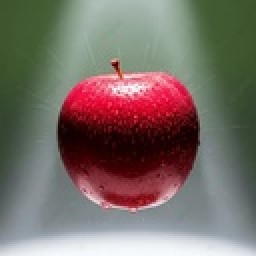
#> input picture Minggu II/Tugas Model Warna/apple_bright.jpg, 128 x 128 px, shrunk from 640 x 640 before the run (shown 2 times larger)
$ python Tugas_Model_Warna.py
#> lines starting #> are read from the running program, lines starting #| are printed output that depends on the picture; after the words box and inside, x2 and y2 are one past the last pixel; in counts of white or black regions, pixels touching at a corner belong together
import cv2
import numpy as np
import matplotlib.pyplot as plt
import time
from sklearn.cluster import KMeans

# ======================================================
# FUNGSI KUANTISASI
# ======================================================

def uniform_quantization(image, levels=16):
    step = 256 // levels
    return (image // step) * step

def non_uniform_quantization(image, clusters=16):
    if len(image.shape) == 2:  # grayscale
        data = image.reshape(-1,1)
    else:
        data = image.reshape((-1, image.shape[-1]))

    kmeans = KMeans(n_clusters=clusters, random_state=0, n_init=10)
    kmeans.fit(data)

    new_pixels = kmeans.cluster_centers_[kmeans.labels_]
    quantized = new_pixels.reshape(image.shape)

    return quantized.astype(np.uint8)

# ======================================================
# DAFTAR GAMBAR
# ======================================================

image_paths = ["apple_bright.jpg", "apple_normal.jpg", "apple_low.jpg"]

# ======================================================
# PROSES SETIAP GAMBAR
# ======================================================

for path in image_paths:

    print("\n====================================")
    print("Processing:", path)
    print("====================================")

    # Load image
    img = cv2.imread(path)
#> img is the input picture: shape (128, 128, 3); mean B, G, R 104, 110.5, 121.5
    img_rgb = cv2.cvtColor(img, cv2.COLOR_BGR2RGB)
    img_gray = cv2.cvtColor(img, cv2.COLOR_BGR2GRAY)
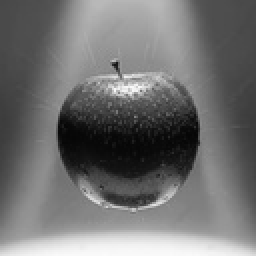
#> img_gray: shape (128, 128) (shown 2 times larger); min 6, max 251, mean 113
    img_hsv = cv2.cvtColor(img, cv2.COLOR_BGR2HSV)
#> img_hsv: shape (128, 128, 3); mean H, S, V 89.6, 83.3, 133.6
    img_lab = cv2.cvtColor(img, cv2.COLOR_BGR2LAB)
#> img_lab: shape (128, 128, 3); mean of channels 0, 1, 2 122.7, 130.8, 135.6

    # ======================================================
    # TAMPILKAN ORIGINAL & MODEL WARNA
    # ======================================================

    plt.figure(figsize=(12,8))

    plt.subplot(2,2,1)
    plt.title("Original RGB")
    plt.imshow(img_rgb)
    plt.axis("off")

    plt.subplot(2,2,2)
    plt.title("Grayscale")
    plt.imshow(img_gray, cmap='gray')
    plt.axis("off")

    plt.subplot(2,2,3)
    plt.title("HSV")
    plt.imshow(img_hsv)
    plt.axis("off")

    plt.subplot(2,2,4)
    plt.title("LAB")
    plt.imshow(img_lab)
    plt.axis("off")

    plt.show()
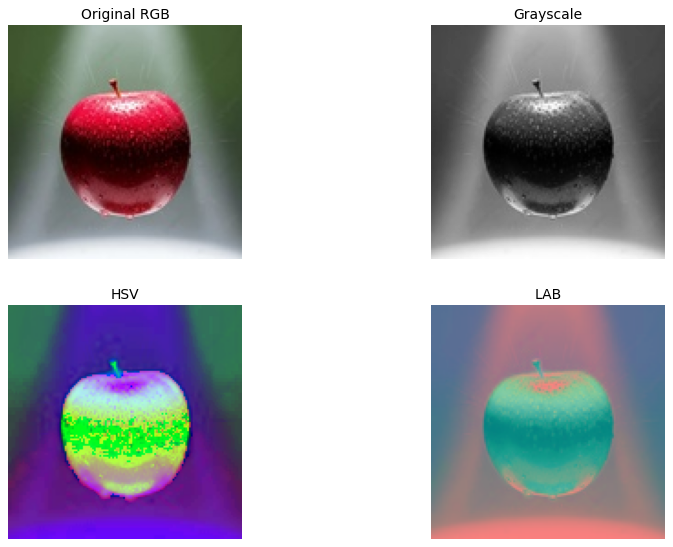
#> figure drawn by matplotlib, 4 panels

    # ======================================================
    # KUANTISASI UNIFORM
    # ======================================================

    start = time.time()
    gray_uniform = uniform_quantization(img_gray, 16)
    hsv_uniform = uniform_quantization(img_hsv, 16)
#> call 2 of uniform_quantization, with levels = 16
#> in uniform_quantization (call 2), `return (image // step) * step`:
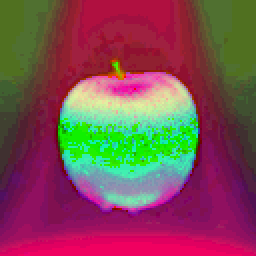
#> returned value: shape (128, 128, 3) (shown 2 times larger); mean of channels 0, 1, 2 82.6, 75.9, 126.1; drawn as B, G, R
    rgb_uniform = uniform_quantization(img_rgb, 16)
#> call 3 of uniform_quantization, with levels = 16
#> in uniform_quantization (call 3), `return (image // step) * step`:
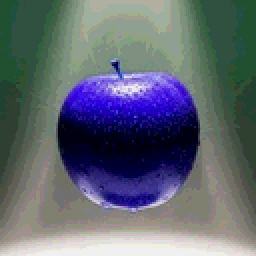
#> returned value: shape (128, 128, 3) (shown 2 times larger); mean of channels 0, 1, 2 114, 103.5, 96.8; drawn as B, G, R
    uniform_time = time.time() - start

    # ======================================================
    # KUANTISASI NON-UNIFORM (KMEANS)
    # ======================================================

    start = time.time()
    gray_kmeans = non_uniform_quantization(img_gray, 16)
#> in non_uniform_quantization, `data = image.reshape(-1,1)`: data = 16384 values, max 251 at index 16308, min 6 at index 7968, mean 113
    hsv_kmeans = non_uniform_quantization(img_hsv, 16)
#> hsv_kmeans: shape (128, 128, 3); mean H, S, V 89.2, 82.9, 133.1
    rgb_kmeans = non_uniform_quantization(img_rgb, 16)
    kmeans_time = time.time() - start

    # ======================================================
    # PERBANDINGAN RGB
    # ======================================================

    plt.figure(figsize=(12,4))

    plt.subplot(1,3,1)
    plt.title("Original RGB")
    plt.imshow(img_rgb)
    plt.axis("off")

    plt.subplot(1,3,2)
    plt.title("Uniform 16")
    plt.imshow(rgb_uniform)
    plt.axis("off")

    plt.subplot(1,3,3)
    plt.title("KMeans 16")
    plt.imshow(rgb_kmeans)
    plt.axis("off")

    plt.show()

    # ======================================================
    # HISTOGRAM GRAYSCALE
    # ======================================================

    plt.figure(figsize=(15,4))

    plt.subplot(1,3,1)
    plt.title("Gray Original Histogram")
    plt.hist(img_gray.ravel(), bins=256)

    plt.subplot(1,3,2)
    plt.title("Gray Uniform Histogram")
    plt.hist(gray_uniform.ravel(), bins=16)

    plt.subplot(1,3,3)
    plt.title("Gray KMeans Histogram")
    plt.hist(gray_kmeans.ravel(), bins=16)

    plt.show()
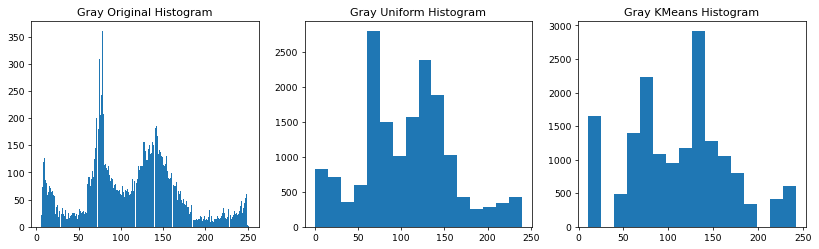
#> figure drawn by matplotlib, 3 panels; panel 1: tallest bar 360 high, from x = 77.78 to 78.73; panel 2: tallest bar 2796 high, from x = 60 to 75; panel 3: tallest bar 2916 high, from x = 126.5 to 140.9

    # ======================================================
    # SEGMENTASI WARNA MERAH (HSV)
    # ======================================================

    lower = np.array([0, 50, 50])
    upper = np.array([10, 255, 255])

    mask_original = cv2.inRange(img_hsv, lower, upper)
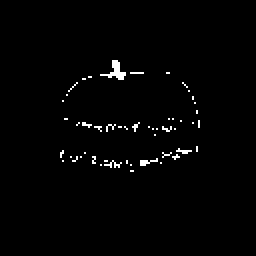
#> mask_original: shape (128, 128) (shown 2 times larger); 1.4% white in thin lines or dots, all inside (x1, y1, x2, y2) = (30, 30, 100, 86)
    mask_uniform = cv2.inRange(hsv_uniform, lower, upper)
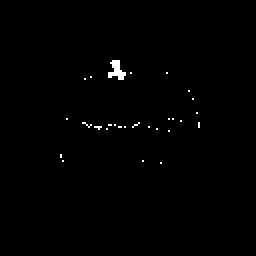
#> mask_uniform: shape (128, 128) (shown 2 times larger); 0.57% white in thin lines or dots, all inside (x1, y1, x2, y2) = (30, 30, 100, 82)
    mask_kmeans = cv2.inRange(hsv_kmeans, lower, upper)
#> mask_kmeans: shape (128, 128); every value is 0

    plt.figure(figsize=(12,4))

    plt.subplot(1,3,1)
    plt.title("Mask Original")
    plt.imshow(mask_original, cmap='gray')
    plt.axis("off")

    plt.subplot(1,3,2)
    plt.title("Mask Uniform")
    plt.imshow(mask_uniform, cmap='gray')
    plt.axis("off")

    plt.subplot(1,3,3)
    plt.title("Mask KMeans")
    plt.imshow(mask_kmeans, cmap='gray')
    plt.axis("off")

    plt.show()

    # ======================================================
    # HITUNG PIXEL TERDETEKSI
    # ======================================================

    original_pixels = np.sum(mask_original > 0)
#> original_pixels = 225
    uniform_pixels = np.sum(mask_uniform > 0)
#> uniform_pixels = 93
    kmeans_pixels = np.sum(mask_kmeans > 0)
#> kmeans_pixels = 0

    print("\nDetected Pixels:")
    print("Original :", original_pixels)
#| Original : 225
    print("Uniform  :", uniform_pixels)
#| Uniform  : 93
    print("KMeans   :", kmeans_pixels)
#| KMeans   : 0

    # ======================================================
    # TAMPILKAN MATRIKS & VEKTOR SEDERHANA
    # ======================================================

    print("\n=== Sample Matrix (5x5) Grayscale Original ===")
    print(img_gray[:5, :5])
#| [[72 72 72 73 73]
#|  [72 72 72 73 73]
#|  [72 72 73 73 74]
#|  [73 73 73 73 74]
#|  [73 73 73 74 74]]

    print("\n=== Sample Matrix (5x5) Grayscale Uniform ===")
    print(gray_uniform[:5, :5])
#| [[64 64 64 64 64]
#|  [64 64 64 64 64]
#|  [64 64 64 64 64]
#|  [64 64 64 64 64]
#|  [64 64 64 64 64]]

    print("\n=== Sample Matrix (5x5) Grayscale KMeans ===")
    print(gray_kmeans[:5, :5])
#| [[66 66 66 77 77]
#|  [66 66 66 77 77]
#|  [66 66 77 77 77]
#|  [77 77 77 77 77]
#|  [77 77 77 77 77]]

    # Vektor histogram sederhana (16 level)
    hist_original, _ = np.histogram(img_gray, bins=16)
#> hist_original = [1210, 438, 334, 869, 2805, 1256, 1010, 1604, 2232, 1879, 981, 441, 256, 239, 320, 510]
    hist_uniform, _ = np.histogram(gray_uniform, bins=16)
#> hist_uniform = [821, 715, 353, 600, 2796, 1494, 1017, 1575, 2387, 1879, 1023, 430, 253, 282, 338, 421]
    hist_kmeans, _ = np.histogram(gray_kmeans, bins=16)
#> hist_kmeans = [1648, 0, 486, 1398, 2232, 1082, 950, 1180, 2916, 1280, 1052, 796, 342, 0, 420, 602]

    print("\n=== Histogram Vector (16 bins) ===")
    print("Original :", hist_original)
#| Original : [1210  438  334  869 2805 1256 1010 1604 2232 1879  981  441  256  239
#|   320  510]
    print("Uniform  :", hist_uniform)
#| Uniform  : [ 821  715  353  600 2796 1494 1017 1575 2387 1879 1023  430  253  282
#|   338  421]
    print("KMeans   :", hist_kmeans)
#| KMeans   : [1648    0  486 1398 2232 1082  950 1180 2916 1280 1052  796  342    0
#|   420  602]

    # ======================================================
    # ANALISIS MEMORI & RASIO KOMPRESI
    # ======================================================

    h, w = img_rgb.shape[:2]
#> h = 128; w = 128

    original_bits = h * w * 3 * 8
#> original_bits = 393216
    quantized_bits = h * w * 3 * 4
#> quantized_bits = 196608

    compression_ratio = original_bits / quantized_bits
#> compression_ratio = 2

    print("\nMemory Analysis:")
    print("Original bits:", original_bits)
#| Original bits: 393216
    print("Quantized bits (theoretical):", quantized_bits)
#| Quantized bits (theoretical): 196608
    print("Compression ratio:", compression_ratio)
#| Compression ratio: 2.0

    # ======================================================
    # WAKTU KOMPUTASI
    # ======================================================

    print("\nComputation Time:")
    print("Uniform:", uniform_time, "seconds")
    print("KMeans :", kmeans_time, "seconds")
#> pass 2 of the loop `for path in image_paths:`:
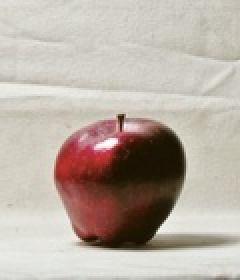
#> input picture Minggu II/Tugas Model Warna/apple_normal.jpg, 120 x 140 px, shrunk from 600 x 701 before the run (shown 2 times larger)
#> img is the input picture: shape (140, 120, 3); mean B, G, R 165.5, 175.6, 186.4
#> img_rgb: shape (140, 120, 3)
#> img_gray: shape (140, 120)
#> img_hsv: shape (140, 120, 3); mean H, S, V 26.5, 46.8, 186.5
#> img_lab: shape (140, 120, 3); mean of channels 0, 1, 2 182.7, 130.8, 135.2
#> in uniform_quantization (call 6), `return (image // step) * step`:
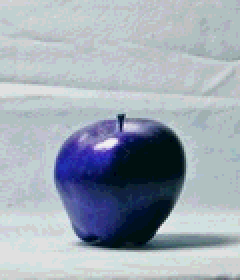
#> returned value: shape (140, 120, 3) (shown 2 times larger); mean of channels 0, 1, 2 179.3, 168.4, 158.3; drawn as B, G, R
#> gray_kmeans: shape (140, 120)
#> hsv_kmeans: shape (140, 120, 3); mean H, S, V 26, 46.2, 186.1
#> rgb_kmeans: shape (140, 120, 3)
#> mask_original: shape (140, 120); 8.4% white; 9 white regions (6 under 20 px), largest, box (x1, y1, x2, y2) and area: (27, 60, 81, 121) 1301, (65, 97, 75, 106) 57, (55, 59, 64, 67) 31
#> mask_uniform: shape (140, 120); 8.7% white; 7 white regions (5 under 20 px), largest, box (x1, y1, x2, y2) and area: (27, 60, 84, 121) 1432, (55, 59, 62, 67) 23
#> `mask_kmeans = cv2.inRange(hsv_kmeans, lower, upper)`:
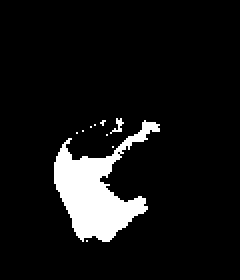
#> mask_kmeans: shape (140, 120) (shown 2 times larger); 8.3% white; 10 white regions (8 under 20 px), largest, box (x1, y1, x2, y2) and area: (27, 60, 80, 121) 1354, (55, 59, 62, 67) 21
#> original_pixels = 1406
#> uniform_pixels = 1464
#> kmeans_pixels = 1387
#| Original : 1406
#| Uniform  : 1464
#| KMeans   : 1387
#| [[220 217 217 220 223]
#|  [221 219 219 219 218]
#|  [221 221 222 221 219]
#|  [215 214 213 214 216]
#|  [215 213 208 210 216]]
#| [[208 208 208 208 208]
#|  [208 208 208 208 208]
#|  [208 208 208 208 208]
#|  [208 208 208 208 208]
#|  [208 208 208 208 208]]
#| [[221 213 213 221 221]
#|  [221 221 221 221 221]
#|  [221 221 221 221 221]
#|  [213 213 213 213 213]
#|  [213 213 207 207 213]]
#> hist_original = [971, 417, 438, 311, 436, 268, 182, 229, 214, 173, 167, 1267, 6030, 3739, 1932, 26]
#> hist_uniform = [2, 1040, 427, 438, 352, 428, 233, 238, 258, 182, 159, 883, 5930, 4272, 1933, 25]
#> hist_kmeans = [1315, 0, 466, 356, 502, 0, 273, 275, 268, 0, 225, 0, 404, 4835, 4872, 3009]
#| Original : [ 971  417  438  311  436  268  182  229  214  173  167 1267 6030 3739
#|  1932   26]
#| Uniform  : [   2 1040  427  438  352  428  233  238  258  182  159  883 5930 4272
#|  1933   25]
#| KMeans   : [1315    0  466  356  502    0  273  275  268    0  225    0  404 4835
#|  4872 3009]
#| Original bits: 403200
#| Quantized bits (theoretical): 201600
#| Compression ratio: 2.0
#> pass 3 of the loop `for path in image_paths:`:
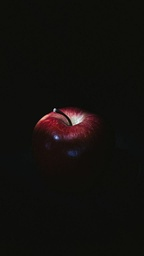
#> input picture Minggu II/Tugas Model Warna/apple_low.jpg, 144 x 256 px, shrunk from 720 x 1280 before the run
#> img is the input picture: shape (256, 144, 3); mean B, G, R 13, 15.6, 18.1
#> img_rgb: shape (256, 144, 3)
#> img_gray: shape (256, 144)
#> img_hsv: shape (256, 144, 3); mean H, S, V 36.8, 64.7, 18.6
#> img_lab: shape (256, 144, 3); mean of channels 0, 1, 2 12.6, 128.9, 129.7
#> in uniform_quantization (call 8), `return (image // step) * step`:
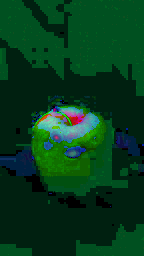
#> returned value: shape (256, 144, 3); mean of channels 0, 1, 2 27.6, 58.7, 5.6; drawn as B, G, R
#> in uniform_quantization (call 9), `return (image // step) * step`:
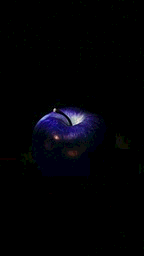
#> returned value: shape (256, 144, 3); mean of channels 0, 1, 2 5.3, 2.3, 2.4; drawn as B, G, R
#> gray_kmeans: shape (256, 144)
#> hsv_kmeans: shape (256, 144, 3); mean H, S, V 36.6, 64.1, 18
#> rgb_kmeans: shape (256, 144, 3)
#> original_pixels = 193
#> uniform_pixels = 142
#> kmeans_pixels = 147
#| Original : 193
#| Uniform  : 142
#| KMeans   : 147
#| [[14 14 14 14 14]
#|  [14 14 14 14 14]
#|  [14 14 14 14 14]
#|  [14 14 14 14 14]
#|  [14 14 14 14 14]]
#| [[0 0 0 0 0]
#|  [0 0 0 0 0]
#|  [0 0 0 0 0]
#|  [0 0 0 0 0]
#|  [0 0 0 0 0]]
#| [[14 14 14 14 14]
#|  [14 14 14 14 14]
#|  [14 14 14 14 14]
#|  [14 14 14 14 14]
#|  [14 14 14 14 14]]
#> hist_original = [32611, 2820, 423, 398, 209, 100, 57, 59, 34, 30, 23, 29, 33, 21, 11, 6]
#> hist_uniform = [33561, 1925, 478, 356, 176, 89, 62, 0, 49, 37, 24, 26, 37, 26, 12, 6]
#> hist_kmeans = [35431, 245, 288, 385, 129, 102, 67, 0, 57, 0, 49, 0, 40, 53, 0, 18]
#| Original : [32611  2820   423   398   209   100    57    59    34    30    23    29
#|     33    21    11     6]
#| Uniform  : [33561  1925   478   356   176    89    62     0    49    37    24    26
#|     37    26    12     6]
#| KMeans   : [35431   245   288   385   129   102    67     0    57     0    49     0
#|     40    53     0    18]
#| Original bits: 884736
#| Quantized bits (theoretical): 442368
#| Compression ratio: 2.0
